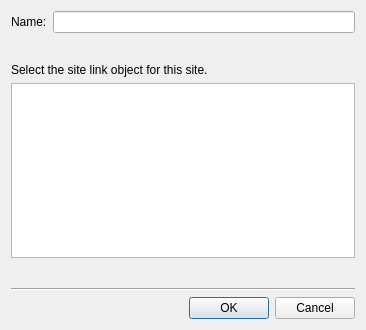
<?xml version="1.0" encoding="UTF-8"?>
<ui version="4.0">
 <class>CreateSiteDialog</class>
 <widget class="QDialog" name="CreateSiteDialog">
  <property name="geometry">
   <rect>
    <x>0</x>
    <y>0</y>
    <width>366</width>
    <height>330</height>
   </rect>
  </property>
  <property name="windowTitle">
   <string>Create site</string>
  </property>
  <layout class="QVBoxLayout" name="verticalLayout">
   <item>
    <layout class="QHBoxLayout" name="horizontalLayout">
     <item>
      <widget class="QLabel" name="name_label">
       <property name="text">
        <string>Name:</string>
       </property>
      </widget>
     </item>
     <item>
      <widget class="QLineEdit" name="name_edit"/>
     </item>
    </layout>
   </item>
   <item>
    <spacer name="verticalSpacer_2">
     <property name="orientation">
      <enum>Qt::Vertical</enum>
     </property>
     <property name="sizeHint" stdset="0">
      <size>
       <width>20</width>
       <height>40</height>
      </size>
     </property>
    </spacer>
   </item>
   <item>
    <widget class="QLabel" name="clue_label">
     <property name="text">
      <string>Select the site link object for this site.</string>
     </property>
    </widget>
   </item>
   <item>
    <widget class="QTableWidget" name="site_links_table">
     <property name="showGrid">
      <bool>false</bool>
     </property>
     <property name="columnCount">
      <number>0</number>
     </property>
     <attribute name="horizontalHeaderStretchLastSection">
      <bool>true</bool>
     </attribute>
     <attribute name="verticalHeaderVisible">
      <bool>false</bool>
     </attribute>
    </widget>
   </item>
   <item>
    <spacer name="verticalSpacer">
     <property name="orientation">
      <enum>Qt::Vertical</enum>
     </property>
     <property name="sizeHint" stdset="0">
      <size>
       <width>20</width>
       <height>40</height>
      </size>
     </property>
    </spacer>
   </item>
   <item>
    <widget class="Line" name="line">
     <property name="orientation">
      <enum>Qt::Horizontal</enum>
     </property>
    </widget>
   </item>
   <item>
    <widget class="QDialogButtonBox" name="buttonBox">
     <property name="orientation">
      <enum>Qt::Horizontal</enum>
     </property>
     <property name="standardButtons">
      <set>QDialogButtonBox::Cancel|QDialogButtonBox::Ok</set>
     </property>
    </widget>
   </item>
  </layout>
 </widget>
 <resources/>
 <connections>
  <connection>
   <sender>buttonBox</sender>
   <signal>accepted()</signal>
   <receiver>CreateSiteDialog</receiver>
   <slot>accept()</slot>
   <hints>
    <hint type="sourcelabel">
     <x>248</x>
     <y>254</y>
    </hint>
    <hint type="destinationlabel">
     <x>157</x>
     <y>274</y>
    </hint>
   </hints>
  </connection>
  <connection>
   <sender>buttonBox</sender>
   <signal>rejected()</signal>
   <receiver>CreateSiteDialog</receiver>
   <slot>reject()</slot>
   <hints>
    <hint type="sourcelabel">
     <x>316</x>
     <y>260</y>
    </hint>
    <hint type="destinationlabel">
     <x>286</x>
     <y>274</y>
    </hint>
   </hints>
  </connection>
 </connections>
</ui>
